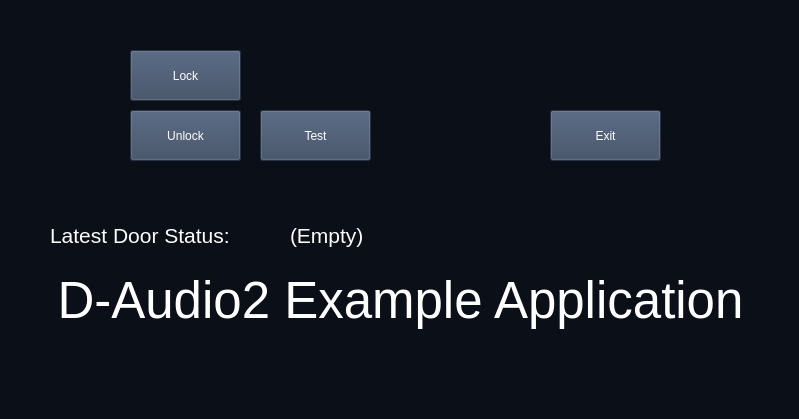
<?xml version="1.0" encoding="UTF-8"?>
<ui version="4.0">
 <class>MainWindow</class>
 <widget class="QMainWindow" name="MainWindow">
  <property name="windowModality">
   <enum>Qt::NonModal</enum>
  </property>
  <property name="geometry">
   <rect>
    <x>0</x>
    <y>0</y>
    <width>799</width>
    <height>419</height>
   </rect>
  </property>
  <property name="windowTitle">
   <string>D-Audio 2V Gui Test</string>
  </property>
  <property name="styleSheet">
   <string notr="true">background-color: rgb(10, 15, 24);
color: rgb(255, 255, 255);</string>
  </property>
  <widget class="QWidget" name="centralwidget">
   <widget class="QPushButton" name="exitButton">
    <property name="geometry">
     <rect>
      <x>550</x>
      <y>110</y>
      <width>111</width>
      <height>51</height>
     </rect>
    </property>
    <property name="styleSheet">
     <string notr="true">background-color: rgb(55, 71, 95);
color: rgb(255, 255, 255);</string>
    </property>
    <property name="text">
     <string>Exit</string>
    </property>
   </widget>
   <widget class="QPushButton" name="lockButton">
    <property name="geometry">
     <rect>
      <x>130</x>
      <y>50</y>
      <width>111</width>
      <height>51</height>
     </rect>
    </property>
    <property name="styleSheet">
     <string notr="true">background-color: rgb(55, 71, 95);
color: rgb(255, 255, 255);</string>
    </property>
    <property name="text">
     <string>Lock</string>
    </property>
   </widget>
   <widget class="QLabel" name="label">
    <property name="geometry">
     <rect>
      <x>0</x>
      <y>260</y>
      <width>801</width>
      <height>81</height>
     </rect>
    </property>
    <property name="sizePolicy">
     <sizepolicy hsizetype="Preferred" vsizetype="Preferred">
      <horstretch>0</horstretch>
      <verstretch>0</verstretch>
     </sizepolicy>
    </property>
    <property name="font">
     <font>
      <pointsize>38</pointsize>
     </font>
    </property>
    <property name="styleSheet">
     <string notr="true">color: rgb(255, 255, 255)</string>
    </property>
    <property name="text">
     <string>&lt;html&gt;&lt;head/&gt;&lt;body&gt;&lt;p&gt;D-Audio2 Example Application&lt;/p&gt;&lt;/body&gt;&lt;/html&gt;</string>
    </property>
    <property name="alignment">
     <set>Qt::AlignCenter</set>
    </property>
   </widget>
   <widget class="QPushButton" name="testButton">
    <property name="geometry">
     <rect>
      <x>260</x>
      <y>110</y>
      <width>111</width>
      <height>51</height>
     </rect>
    </property>
    <property name="styleSheet">
     <string notr="true">background-color: rgb(55, 71, 95);
color: rgb(255, 255, 255);</string>
    </property>
    <property name="text">
     <string>Test</string>
    </property>
   </widget>
   <widget class="QPushButton" name="unlockButton">
    <property name="geometry">
     <rect>
      <x>130</x>
      <y>110</y>
      <width>111</width>
      <height>51</height>
     </rect>
    </property>
    <property name="styleSheet">
     <string notr="true">background-color: rgb(55, 71, 95);
color: rgb(255, 255, 255);</string>
    </property>
    <property name="text">
     <string>Unlock</string>
    </property>
   </widget>
   <widget class="QLabel" name="label_2">
    <property name="geometry">
     <rect>
      <x>50</x>
      <y>220</y>
      <width>241</width>
      <height>31</height>
     </rect>
    </property>
    <property name="font">
     <font>
      <pointsize>16</pointsize>
     </font>
    </property>
    <property name="styleSheet">
     <string notr="true">color: rgb(255, 255, 255);</string>
    </property>
    <property name="text">
     <string>Latest Door Status: </string>
    </property>
   </widget>
   <widget class="QLabel" name="doorStatusLabel">
    <property name="geometry">
     <rect>
      <x>290</x>
      <y>220</y>
      <width>511</width>
      <height>31</height>
     </rect>
    </property>
    <property name="font">
     <font>
      <pointsize>16</pointsize>
     </font>
    </property>
    <property name="styleSheet">
     <string notr="true">color: rgb(255, 255, 255);</string>
    </property>
    <property name="text">
     <string>(Empty)</string>
    </property>
   </widget>
  </widget>
  <widget class="QMenuBar" name="menubar">
   <property name="geometry">
    <rect>
     <x>0</x>
     <y>0</y>
     <width>799</width>
     <height>24</height>
    </rect>
   </property>
  </widget>
  <widget class="QStatusBar" name="statusbar"/>
 </widget>
 <resources/>
 <connections/>
</ui>
